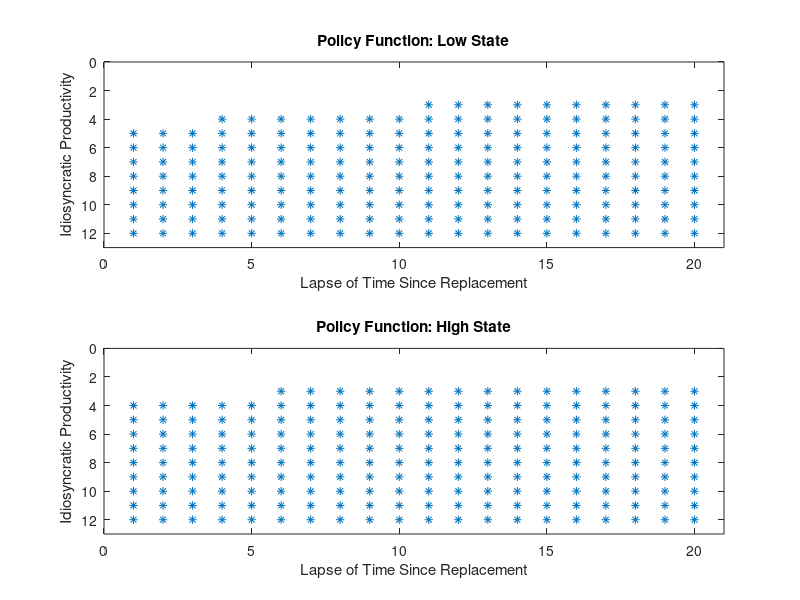
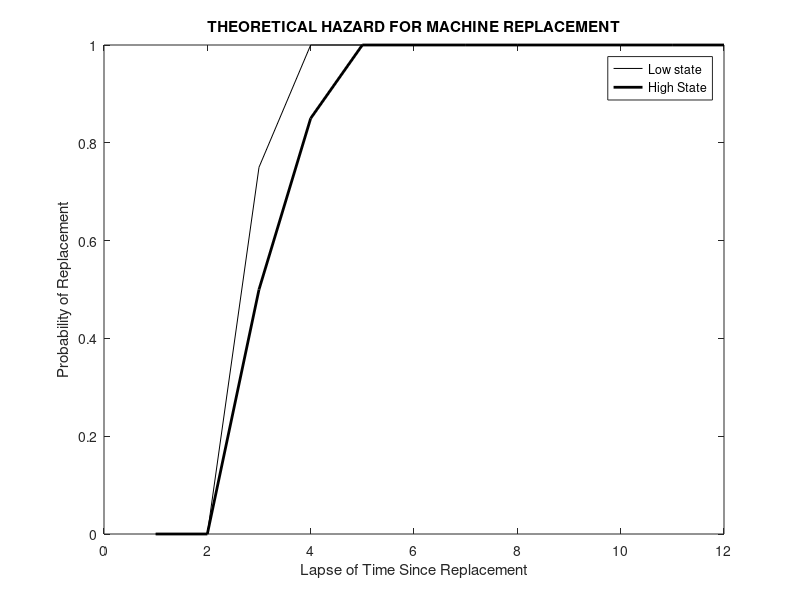
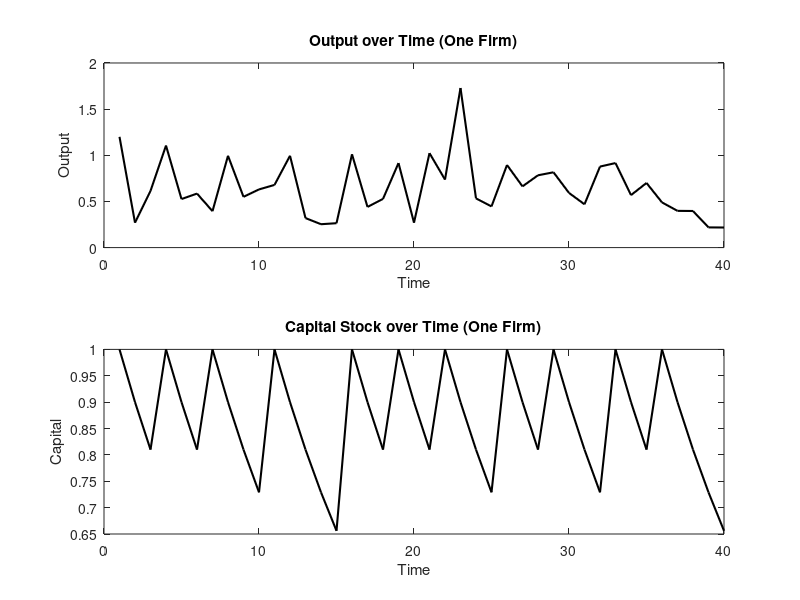
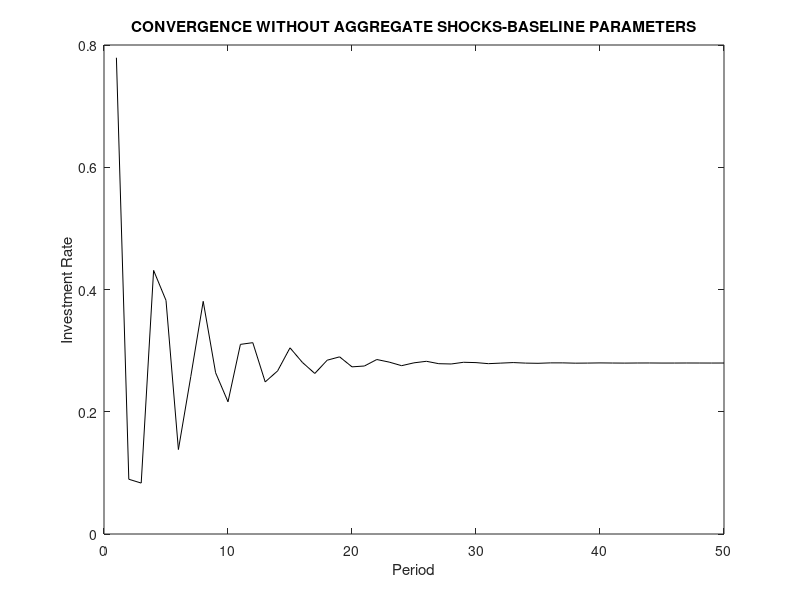

Recreate these plots in MATLAB, in order. (Note: this script raises an error after producing the figures.)
%% Replication of "Machine Replacement and the Business Cycle: Lumps and Bumps" (1999)
% Authors: Russell Cooper, John Haltiwanger and Laura Power 

%% 1) Calibration of Parameters
beta=0.9;               % discount rate
delta_k=0.1;            % depreciation of capital
lambda=0.75;            % replacement opportunity cost
                        % A is aggregate shock
A_L=0.75;               % A low state
A_H=1.25;               % A high state    
P=[0.9,0.1;0.1,0.9];    % markov matrix procss % rows sum to 1
fc=0.2;                 % fixed cost
% Grid Pre-allocation
k_n=12;                 % capital (1 + the cut-off level; 11 for low state, 6 for high state, use larger of the two states so 11+1=12)
a_n=2;                  % aggregate shock
productivity_n=20;      % idiosyncratic poductivity 
productivity=linspace(0.4,1.6,productivity_n); %  Set an equally spaced grid of 20 gridpoints for ε productivity. pg. 926 row vector 1x20
% Inicialization of grid
comp_delta_k=1-delta_k;
for ik=0:k_n-1
    k(ik+1)=comp_delta_k^ik;       % Array indices must be positive 
                                   % integers or logical values so +1 in k(ik+1)
                                   % (1-delta_k)^ ik
                                   
end

% Revenue 3-D
revenue=productivity'*A_L*k;  % pg 924, e transpose for correct dimensions
                   % productivity'--> 20x1 column vector, A_l--> 1x1 scalar, k 1x8 row
                   % vector--> 20x1*1x1*1*8, revenue 3-D 20*8*2 double
revenue(:,:,a_n)=productivity'*A_H*k;
% More pre-allocations, 3-D
V_replace=zeros(productivity_n,k_n,a_n); % same dimenions as revenue
V_noreplace=zeros(productivity_n,k_n,a_n);
V_inicial=max(V_replace,V_noreplace);
z_function=zeros(productivity_n,k_n,a_n); % The choice variable z is an indicator variable 
                          % taking the value 1 if capital replacement occurs
                          % and 0 if the firm does not replace its capital 
                          % in the period under consideration.

%% 2) Write the value function iteration loop (inlcluding policy function).
toler=1e-9;         % torlerance. 
max_iter=10000; % maximum number of iterations.
current_iter=0; % Inicilaize iterations.
norm_V=inf;     % Inicialize Norm ie difference.

tic
while (norm_V>toler) && (current_iter<max_iter)
    z_function=zeros(productivity_n,k_n,a_n);    % Pre-allocation to jumpstart VFI, probability
    for ia=1:a_n
        V_replace(:,:,ia)=revenue(:,:,ia)*lambda-fc+...
            beta*P(ia,1)*repmat(V_inicial(:,1,1),1,k_n)+...
            beta*P(ia,a_n)*repmat(V_inicial(:,1,a_n),1,k_n);
        for jk=1:k_n-1
            V_noreplace(:,jk,ia)=revenue(:,jk+1,ia)+...
                beta*P(ia,1)*V_inicial(:,jk+1,1)+...
                beta*P(ia,a_n)*V_inicial(:,jk+1,a_n);
        end
    end
    V_1=max(V_replace,V_noreplace);
    z_function(V_1==V_replace)=1; % Probability = 1
    norm_V=max(max(max(abs(V_1-V_inicial)))); % triple max due to 3 dimensions
    current_iter=current_iter+1;
    V_inicial=V_1;
end
toc

%% 3) Examine the policy function. There should be a cut-off level of capital 
% below which capital is always replaced. Reduce the size of the k dimension
% to 1 plus the cut-off level and repeat questions 1. and 2.

%% 4) Plot the policy function using a spy plot.

figure(799)
% Low State
subplot(2,1,1); spy(z_function(:,:,1)')
title('Policy Function: Low State'); xlabel('Lapse of Time Since Replacement'); ylabel('Idiosyncratic Productivity');
% High State
subplot(2,1,2); spy(z_function(:,:,2)')
title('Policy Function: High State'); xlabel('Lapse of Time Since Replacement'); ylabel('Idiosyncratic Productivity');

%% Question: Comment on the important features of the policy function.

% Answer:
% In high state of idiosyncratic productivity, firms will engage in more
% capital replacement than in the low state. Specifically, in the low state,
% the cut-off level of capital is 11, under which firms always replace 
% capital for every idiosyncratic productivity level. For high 
% aggregate states, this is 6. Replacement is more probable in high states.
% With higher levels of idiosyncratic productivity, firms face lower costs
% of replacement, thus replace more often. Additionally, as lapse of time
% rises, replacement of capital increases weakly with it.

% --> Capital k_n=12
% 1 + the cut-off level; 11 for low state, 6 for high state, use larger of
% the two states so 11+1=12.


%% 5) Replication of Figure 1: THEORETICAL HAZARD FOR MACHINE REPLACEMENT
% Plot the hazard function of capital replacement for the two values of A. 
% Essentially, replicate Figure 1 in Cooper, Haltiwanger, & Power (1999)("the paper").

% (pg's 926-927) Figure 1 in CHP 1999 depicts "...the hazard functions for 
% this economy conditional on the aggregate state. The horizontal axis 
% measures the time since last replacement. Thus, from Proposition 2, 
% the hazard is increasing in the time since last replace ment, given A. 
% In the discussion that follows, we term this an "increasing hazard" to 
% focus on the relationship between the probability of replacement and 
% the time since last replacement given A.17 Further, fixed costs and 
% persistent shocks combine to imply a procyclical hazard: the probability 
% of replacement increases during periods of high profitability."
% PROPOSITION 2: H(k, A) is decreasing in k. pg 925

hazard=zeros(k_n, a_n);
for ik=1:k_n
    for ja=1:a_n
        hazard(ik,ja)=sum(z_function(:,ik,ja))/productivity_n; % sum --> probability of replacement over time
    end
end

figure (800);
plot((1:k_n),hazard(:,a_n),"Color",'k');                % plot high state
hold on
plot((1:k_n),hazard(:,1),'LineWidth',2,'Color','k');    % plot low state
title('THEORETICAL HAZARD FOR MACHINE REPLACEMENT');
xlabel('Lapse of Time Since Replacement');
ylabel('Probability of Replacement');
legend('Low state','High State');

%% Question: Comment on the important features of the hazard function.

% Answer: 
% Hazard for both levels of A increases with the lapse of time since
% replacement. Moreover, Hazard for low state is above the high state until
% period five, when they both become equal. This implies that replacement is
% more likely to occur with low states. Once capital becomes "old
% enough", firms replace capital quickly. This makes sense once accounting
% for increasing revenues as well. Once both hazard functions meet, this
% implies that at that age of capital, firms will certainly replace capital
% no matter the level of productivity state.

%% 6) Simulate a time series for the evolution of one firm in the model using 
% the policy function and the stochastic processes for the exogenous 
% variables. Plot sample paths for something like 40 periods with the 
% output of the firm and the capital stock of the firm.
T = 40;

% Setup
A_vals = [A_L, A_H];  % numeric values for aggregate states
A_idx  = zeros(T,1); 
A_idx(1)=1;           % start in low state
eps_idx = zeros(T,1);
k_idx   = zeros(T,1); 
k_idx(1)=1;           % start with new capital

z_sim  = zeros(T,1);
k_path = zeros(T,1);
y_path = zeros(T,1);

for t = 1:T
    % draw idiosyncratic productivity from the 20 point uniform grid
    eps_idx(t) = randi(productivity_n); % stochastic random process for simulation of productivity over t time periods.
    je = eps_idx(t);
    ia = A_idx(t);
    ik = k_idx(t);

    % Policy decision
    z_sim(t) = z_function(je, ik, ia);

    % realized output this period (lambda if replacing, otherwise not apply)
    k_path(t)=k(ik);
    if z_sim(t) == 1
        y_path(t)=A_vals(ia)*productivity(je)*lambda*k_path(t);
    else
        y_path(t)=A_vals(ia)*productivity(je)*k_path(t);
    end

    % Transitions
    if t < T
        % Capital transition
        if z_sim(t)==1
            k_idx(t+1)=1;
        else
            k_idx(t+1)=min(ik + 1, k_n);
        end
        % Aggregate state transition (markov matrix P)
        u=rand;
        if u<=P(ia,1)
            A_idx(t+1)=1;
        else
            A_idx(t+1)=2;
        end
    end
end

% Plot sample paths --> output and capital stock
figure(801)
subplot(2,1,1)
plot(1:T, y_path, 'k', 'LineWidth', 1.5)
title('Output over Time (One Firm)')
xlabel('Time')
ylabel('Output')

subplot(2,1,2)
plot(1:T, k_path, 'k', 'LineWidth', 1.5)
title('Capital Stock over Time (One Firm)')
xlabel('Time')
ylabel('Capital')

%% Question: Comment on the behavior of firms in the model.

% Answer:
% Overall, there is a zigzag for capital, most likely due to depreciation 
% and aging of capital. There are long periods of low output, or inaction, 
% for firms, before a large spike, probably due to large investment. 
% Here, investment is lumpy. Output variation is partly due to shocks of 
% capital stock variation. Moreover, capital replacement varies wherein a 
% high state pushes replacement time farther. A low state draw induces 
% firms to replace them earlier.

%% 7) Replication of Figure 3:  CONVERGENCE WITHOUT AGGREGATE SHOCKS-BASELINE PARAMETERS
% Assume that A is fixed. Replicate Figure 3 in the paper.

% (pg's 927-928) Figure 3 in CHP 1999 depicts "...the behavior of aggregate
% investment starting from a uniform distribution of producers across the 
% capital state space in an economy without aggregate uncertainty. 
% Initially there is a burst of investment since many producers start with 
% relatively old capital. Over time the distribution evolves until a 
% stationary distribution is obtained and the level of aggregate investnent
% is constant. Each producer undertakes machine replacement at stochastic 
% intervals of time: the deterministic machine replacement system is made 
% stochastic by the producer-specific shocks. Yet, due to the assumed large
%  number of plants, the economy has a stationary distribution with 
% constant aggregate investnent." 
% "...the initial burst of investment shown in period 1 of Figure 3 creates
% a relatively large fraction of "young plants" in periods 2 and 3. Since, 
% from the hazards shown in Figure 1, young plants have low spike 
% probabilities, the initial burst of investment is followed by a couple of
% periods of below-average investment."

A=1;                            % Fixed A, no uncertainties
periods=50;                     % Period specification in CHP 1999.
investment=zeros(periods,1);    % Investment rate
initial=zeros(k_n,periods+1);   % Note: initial(j_k, i_t)-->fraction of 
                                % firms that are at age j_k in period i_t 
                                % i.e. their capital is at grid point k(j_k).
initial(:,1)=ones(k_n,1);              
for i_t=1:periods

    for j_k=1:k_n
    investment(i_t)=investment(i_t)+hazard(j_k,A)*initial(j_k,i_t);
    end

    initial(1,i_t+1)=investment(i_t);

    for j_a=a_n:k_n
        initial(j_a,i_t+1)=(1-hazard(j_a-1,A))*initial(j_a-1,i_t);
    end

end

rate_investment=investment/k_n;
figure(802);
inv_periods=(1:periods);
plot(inv_periods,rate_investment,'Color','k');
title('CONVERGENCE WITHOUT AGGREGATE SHOCKS-BASELINE PARAMETERS');
xlabel('Period');
ylabel('Investment Rate');

%% 8) Now let A follow the Markov process specified earlier. (Some uncertainties)
% Replicate Figure 4 in the paper.

markov_t=160; % period specification in CHP 1999.

markov_investment=zeros(markov_t-1,1);
markov_initial=zeros(k_n, markov_t);
markov_initial(:,1)=ones(k_n,1);

A_idx_markov=zeros(markov_t,1);
A_idx_markov(1)=1; % start in low state
for t=1:markov_t-1
    i_a=A_idx_markov(t);
    u=rand;
    if u<=P(i_a,1)
        A_idx_markov(t+1)=1;
    else
        A_idx_markov(t+1)=2;
    end
end

for i_t=1:markov_t-1

    % aggregate investment this period
    for j_k=1:k_n
        markov_investment(i_t)=markov_investment(i_t)+hazard(j_k, A_idx_markov(i_t))*markov_initial(j_k,i_t);
    end

    % replacers move to age 1 next period
    markov_initial(1,i_t+1)=markov_investment(i_t);

    % keep survivors at last age
    for j_k=2:k_n
        markov_initial(j_k,i_t+1)=markov_initial(j_k,i_t+1)+(1-hazard(j_k-1, A_idx_markov(i_t)))*markov_initial(j_k-1,i_t);
    end
    markov_initial(k_n,i_t+1)=markov_initial(k_n,i_t+1)+(1-hazard(k_n, A_idx_markov(i_t)))*markov_initial(k_n,i_t);

end

markov_rate_investment=markov_investment/k_n;

figure(803);
t_minus_1=1:markov_t-1;
just_t=1:markov_t;
[AX,line1,line2]=plotyy(t_minus_1,markov_rate_investment,just_t,A_idx_markov);
ylabel(AX(1),'Investment Rate','Color','k')
ylabel(AX(2),'Aggregate State','Color','k')
set(line1,'Color','k')
set(line2,'Color','k')
line2.Marker='x';
line2.LineStyle='--';
xlabel('period');
title('AGGREGATE INVESTMENT FLUCTUATIONS-BASELINE SIMULATION');

%% 9) Question: Comment on the implications for firm investment behavior that you 
% see as important from your replications of Figures 3 and 4.

% Answer:
% In figure 3, with A fixed, firms high no uncertainty therefore the
% investment rate begins with a large spike where most firms immediately
% replace capital. The replacement rate then drops due to most machines
% having little hazard to be replaced. This pattern then moves in a
% declining waves as capital becomes older until settling on a stationary
% level. 
% Meanwhile, in figure 4, firm face A following a Markov process, resetting 
% the investment rate depending on the endowed state. Within each
% aggregate state, some firms will choose to invest, before displaying the
% same oscillating wages to a near stationary level, before resetting with a
% new aggregate state switch.
% Therefore, without aggregate uncertainty shocks, capital investment lumpiness
% creates an initial spike in investment before oscillating back to a
% stationary level. That said, when incorporating aggregate shocks in the
% form of a Markov process for A, hazard changes inducing new phases for
% investment rate moves with reoccurring and resetting spikes.